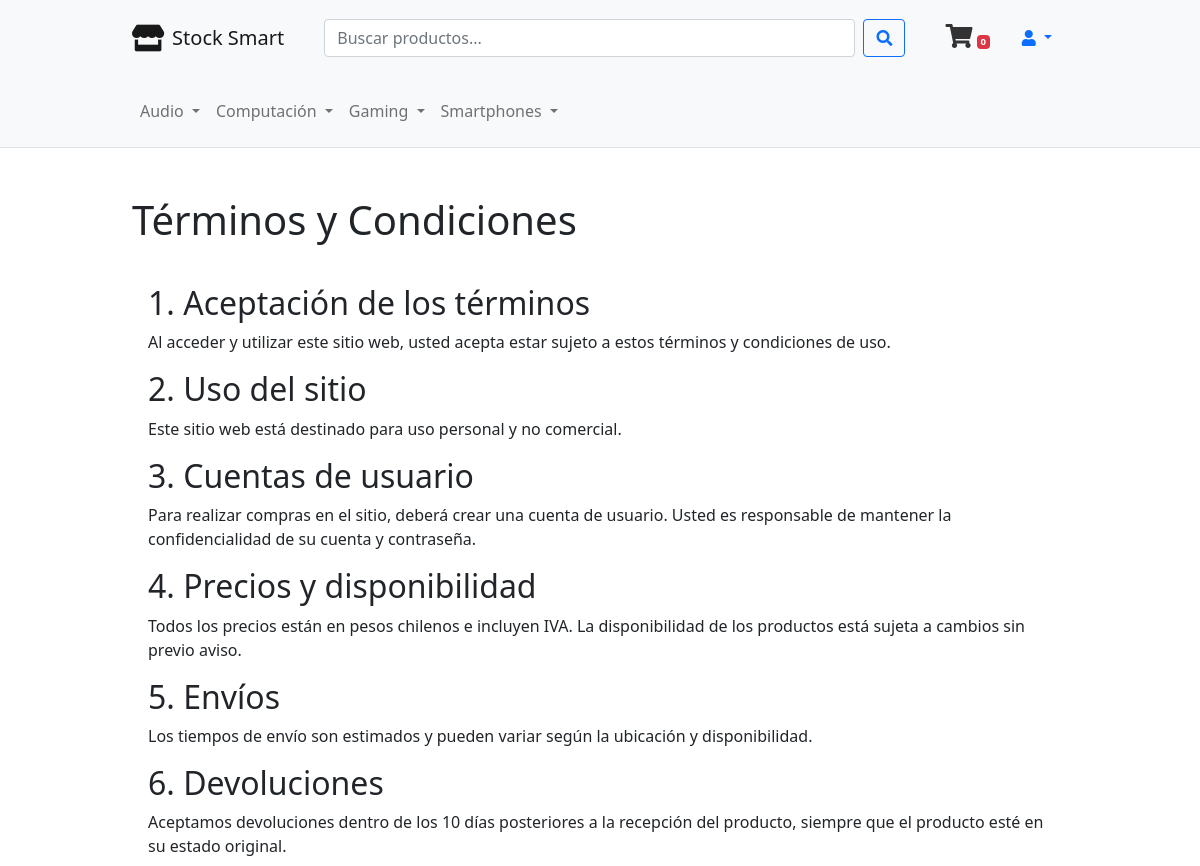
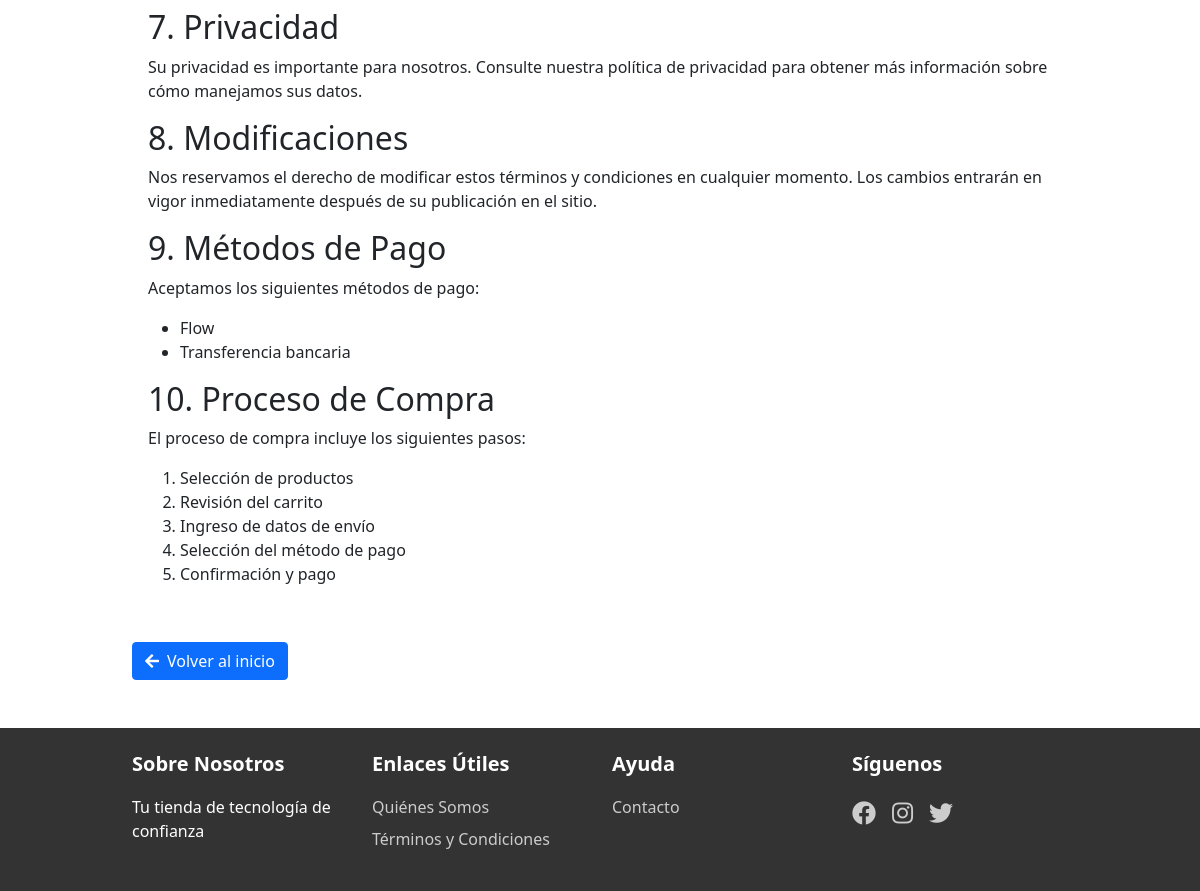
The app's page /terminos/ with its own data (2 pictures, top to bottom).
### stock_smart/models.py (models this page shows, shortened)
class Category(models.Model):
    name = models.CharField(max_length=100)
    slug = models.SlugField(unique=True, default='', blank=True)
    parent = models.ForeignKey('self', null=True, blank=True, related_name='children', on_delete=models.CASCADE)
    is_active = models.BooleanField(default=True)
    class Meta:
        verbose_name_plural = 'Categories'

### stock_smart/views.py (the view)
# urls.py: path('terminos/', views.TerminosView.as_view(), name='terminos'),
class TerminosView(View):
    def get(self, request):
        logger.info("Accediendo a términos y condiciones")
        return render(request, 'stock_smart/terminos.html')

### stock_smart/context_processors.py (called while the page is built, shortened)
def categories_processor(request):
    try:
        categories = Category.objects.filter(is_active=True).order_by('name')
        return {'categories': categories}
    except Exception as e:
        return {'categories': []}

def cart_count(request):
    count = 0
    return {'cart_count': count}

### stock_smart/templates/stock_smart/terminos.html (shortened to what this page needs)
{% extends 'stock_smart/base.html' %}
{% load static %}
{% block content %}
<div class="container my-5">
    <h1 class="mb-4">Términos y Condiciones</h1>
    <div class="card">
        <div class="card-body">
            <h2>1. Aceptación de los términos</h2>
            <p>Al acceder y utilizar este sitio web, usted acepta estar sujeto a estos términos y condiciones de uso.</p>
            <h2>2. Uso del sitio</h2>
            <p>Este sitio web está destinado para uso personal y no comercial.</p>
            <h2>3. Cuentas de usuario</h2>
            <p>Para realizar compras en el sitio, deberá crear una cuenta de usuario. Usted es responsable de mantener la confidencialidad de su cuenta y contraseña.</p>
            <h2>4. Precios y disponibilidad</h2>
            <p>Todos los precios están en pesos chilenos e incluyen IVA. La disponibilidad de los productos está sujeta a cambios sin previo aviso.</p>
            <h2>5. Envíos</h2>
            <p>Los tiempos de envío son estimados y pueden variar según la ubicación y disponibilidad.</p>
            <h2>6. Devoluciones</h2>
            <p>Aceptamos devoluciones dentro de los 10 días posteriores a la recepción del producto, siempre que el producto esté en su estado original.</p>
            <h2>7. Privacidad</h2>
            <p>Su privacidad es importante para nosotros. Consulte nuestra política de privacidad para obtener más información sobre cómo manejamos sus datos.</p>
            <h2>8. Modificaciones</h2>
            <p>Nos reservamos el derecho de modificar estos términos y condiciones en cualquier momento. Los cambios entrarán en vigor inmediatamente después de su publicación en el sitio.</p>
            <h2>9. Métodos de Pago</h2>
            <p>Aceptamos los siguientes métodos de pago:</p>
            <ul>
                <li>Flow</li>
                <li>Transferencia bancaria</li>
            </ul>
            <h2>10. Proceso de Compra</h2>
            <p>El proceso de compra incluye los siguientes pasos:</p>
            <ol>
                <li>Selección de productos</li>
                <li>Revisión del carrito</li>
                <li>Ingreso de datos de envío</li>
                <li>Selección del método de pago</li>
                <li>Confirmación y pago</li>
            </ol>
        </div>
    </div>
    <div class="mt-4">
        <a href="{% url 'stock_smart:productos_lista' %}" class="btn btn-primary">
            <i class="fas fa-arrow-left me-2"></i>Volver al inicio
        </a>
    </div>
</div>
{% endblock %}

### stock_smart/templates/stock_smart/base.html (shortened to what this page needs)
{% load static %}
{% load custom_filters %}
<!DOCTYPE html>
<html lang="es">
<head>
    <link href="https://cdn.jsdelivr.net/npm/bootstrap@5.1.3/dist/css/bootstrap.min.css" rel="stylesheet">
    <link rel="stylesheet" href="https://cdnjs.cloudflare.com/ajax/libs/font-awesome/5.15.4/css/all.min.css">
    <link rel="stylesheet" href="{% static 'stock_smart/css/styles.css' %}">
</head>
<body>
    <header>
        <nav class="navbar navbar-expand-lg navbar-light bg-light">
            <div class="container">
                <a class="navbar-brand d-flex align-items-center" href="{% url 'stock_smart:productos_lista' %}">
                    <i class="fas fa-store fa-lg me-2"></i>
                    <span>Stock Smart</span>
                </a>
                <div class="d-flex align-items-center flex-grow-1 justify-content-end">
                    <form class="d-flex mx-4 flex-grow-1" method="GET" action="{% url 'stock_smart:productos_lista' %}">
                        <input class="form-control me-2"
                               type="search"
                               placeholder="Buscar productos..."
                               name="q"
                               value="{{ search_query|default:'' }}"
                               aria-label="Buscar">
                        <button class="btn btn-outline-primary" type="submit">
                            <i class="fas fa-search"></i>
                        </button>
                    </form>
                    <div class="d-flex align-items-center">
                        <a href="{% url 'stock_smart:cart' %}" class="nav-link">
                            <i class="fas fa-shopping-cart"></i>
                            <span id="cart-count" class="badge bg-danger">
                                {{ cart_count|default:'0' }}
                            </span>
                        </a>
                        <div class="nav-item dropdown">
                            <a class="nav-link dropdown-toggle" href="#" id="profileDropdown" role="button" data-bs-toggle="dropdown" aria-expanded="false">
                                <i class="fas fa-user"></i>
                            </a>
                        </div>
                    </div>
                </div>
            </div>
        </nav>
        <nav class="navbar navbar-expand-lg navbar-light bg-light border-bottom">
            <div class="container">
                <div class="collapse navbar-collapse" id="categoriesMenu">
                    <ul class="navbar-nav">
                        {% for category in categories %}
                            {% if category.is_active and not category.parent %}
                                <li class="nav-item dropdown">
                                    <a class="nav-link {% if category.children.exists %}dropdown-toggle{% endif %}"
                                       href="{% url 'stock_smart:productos_por_categoria' category.slug %}"
                                       {% if category.children.exists %}
                                       id="navbarDropdown{{ category.id }}"
                                       role="button"
                                       data-bs-toggle="dropdown"
                                       aria-expanded="false"
                                       {% endif %}>
                                        {{ category.name }}
                                    </a>
                                </li>
                            {% endif %}
                        {% endfor %}
                    </ul>
                </div>
            </div>
        </nav>
    </header>
    <main>
        {% block content %}{% endblock %}
    </main>
    <footer class="footer mt-auto py-4">
        <div class="container">
            <div class="row">
                <div class="col-md-3">
                    <h5>Sobre Nosotros</h5>
                    <p>Tu tienda de tecnología de confianza</p>
                </div>
                <div class="col-md-3">
                    <h5>Enlaces Útiles</h5>
                    <ul class="list-unstyled">
                        <li><a href="{% url 'stock_smart:about' %}">Quiénes Somos</a></li>
                        <li><a href="{% url 'stock_smart:terminos' %}">Términos y Condiciones</a></li>
                    </ul>
                </div>
                <div class="col-md-3">
                    <h5>Ayuda</h5>
                    <ul class="list-unstyled">
                        <li><a href="{% url 'stock_smart:contacto' %}">Contacto</a></li>
                    </ul>
                </div>
                <div class="col-md-3">
                    <h5>Síguenos</h5>
                    <div class="social-links">
                        <a href="#"><i class="fab fa-facebook"></i></a>
                        <a href="#"><i class="fab fa-instagram"></i></a>
                        <a href="#"><i class="fab fa-twitter"></i></a>
                    </div>
                </div>
            </div>
        </div>
    </footer>
</body>
</html>

### stock_smart/static/stock_smart/css/styles.css (style rules this page uses)
:root { --primary-color: #2196F3; --secondary-color: #1976D2; --text-color: #333; --background-color: #f5f5f5; --white: #ffffff; }
.navbar { background-color: var(--primary-color); padding: 1rem 0; }
.footer { background-color: #333; color: #fff; }
.footer h5 { color: #fff; margin-bottom: 1.2rem; font-weight: 600; }
.footer ul li { margin-bottom: 0.5rem; }
.footer a { color: #ccc; text-decoration: none; transition: color 0.3s; }
.social-links { display: flex; gap: 1rem; }
.social-links a { font-size: 1.5rem; }
.card { border: none; transition: transform 0.3s; }
.container { max-width: 960px; }
.navbar .fa-shopping-cart, .navbar .fa-user-circle { font-size: 1.5rem; color: #333; }
.navbar .badge { font-size: 0.6rem; padding: 0.25em 0.4em; }

### records on screen
Category: name "Audio"
Category: name "Computación"
Category: name "Gaming"
Category: name "Smartphones"

### other values on screen
{{ cart_count|default:'0' }} "0"
